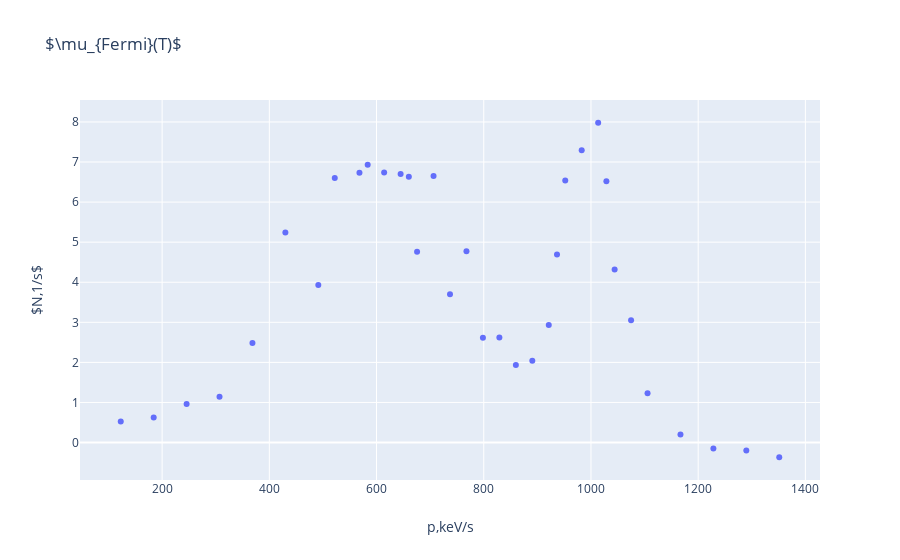

Here is the notebook cell this chart was saved with:
### Code cell
fig1 = go.Figure()
fig1.add_trace(go.Scatter(x = table.iloc[:,3],y=table.iloc[:,2],
                    mode='markers'))
fig1.update_layout(xaxis_title='p,keV/s',
                    yaxis_title='$N,1/s$',
                   title=go.layout.Title(
                       text="$\mu_{Fermi}(T)$"))
fig1.show()
#fig1.write_image("images/fig1.jpg")
#from PIL import Image
#Image.open("images/fig1.jpg")

### Figure 1 — Plotly figure (JSON) as saved in the notebook; plotly's stock layout.template omitted (floating-point values rounded to 4 significant figures)
{"data": [{"mode": "markers", "type": "scatter", "x": [122.8, 184.3, 245.7, 307.1, 368.5, 429.9, 491.4, 675.6, 737.0, 798.5, 859.9, 890.6, 921.3, 982.7, 1013.0, 1029.0, 1044.0, 1106.0, 1167.0, 1228.0, 1290.0, 1351.0, 1075.0, 952.0, 936.7, 644.9, 614.2, 583.5, 568.1, 660.3, 522.1, 706.3, 829.2, 767.8], "y": [0.5228, 0.6228, 0.9618, 1.142, 2.482, 5.241, 3.932, 4.761, 3.702, 2.612, 1.932, 2.042, 2.932, 7.291, 7.98, 6.521, 4.321, 1.232, 0.2028, -0.1472, -0.1972, -0.3672, 3.052, 6.541, 4.691, 6.701, 6.741, 6.931, 6.731, 6.631, 6.601, 6.651, 2.622, 4.771]}], "layout": {"title": {"text": "$\\mu_{Fermi}(T)$"}, "xaxis": {"title": {"text": "p,keV/s"}}, "yaxis": {"title": {"text": "$N,1/s$"}}}}
